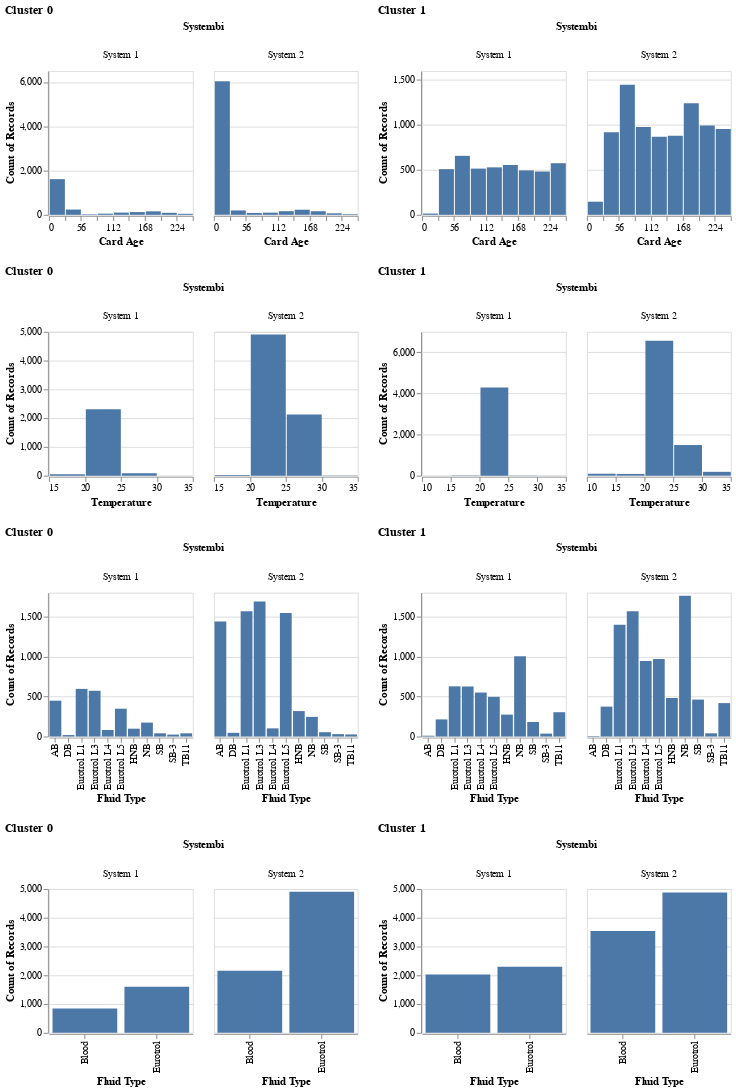

Notebook code for this chart:
### Code cell
# Plot the feature distribution
plot_sensor_data(A_cal_window_zero, y_pred)
